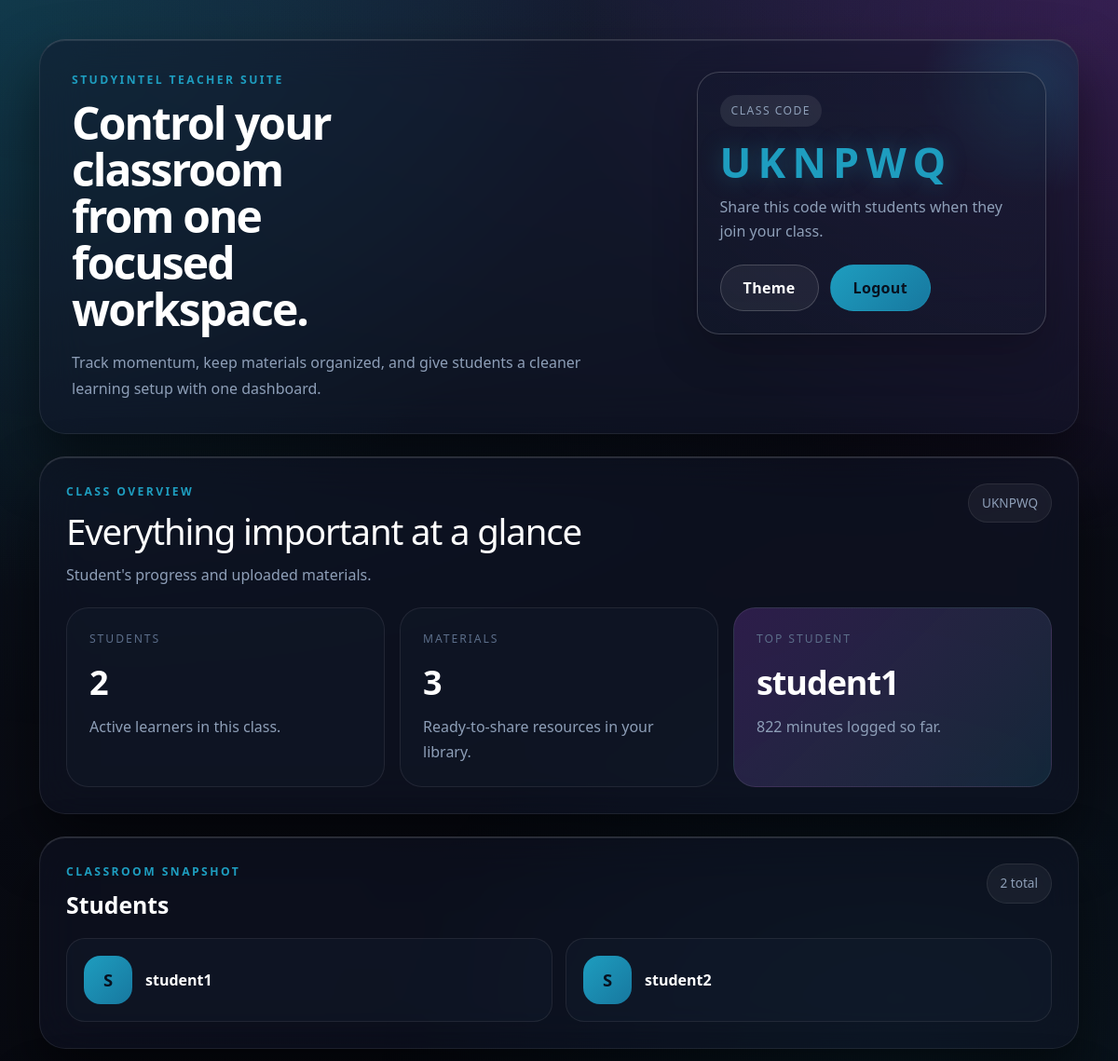
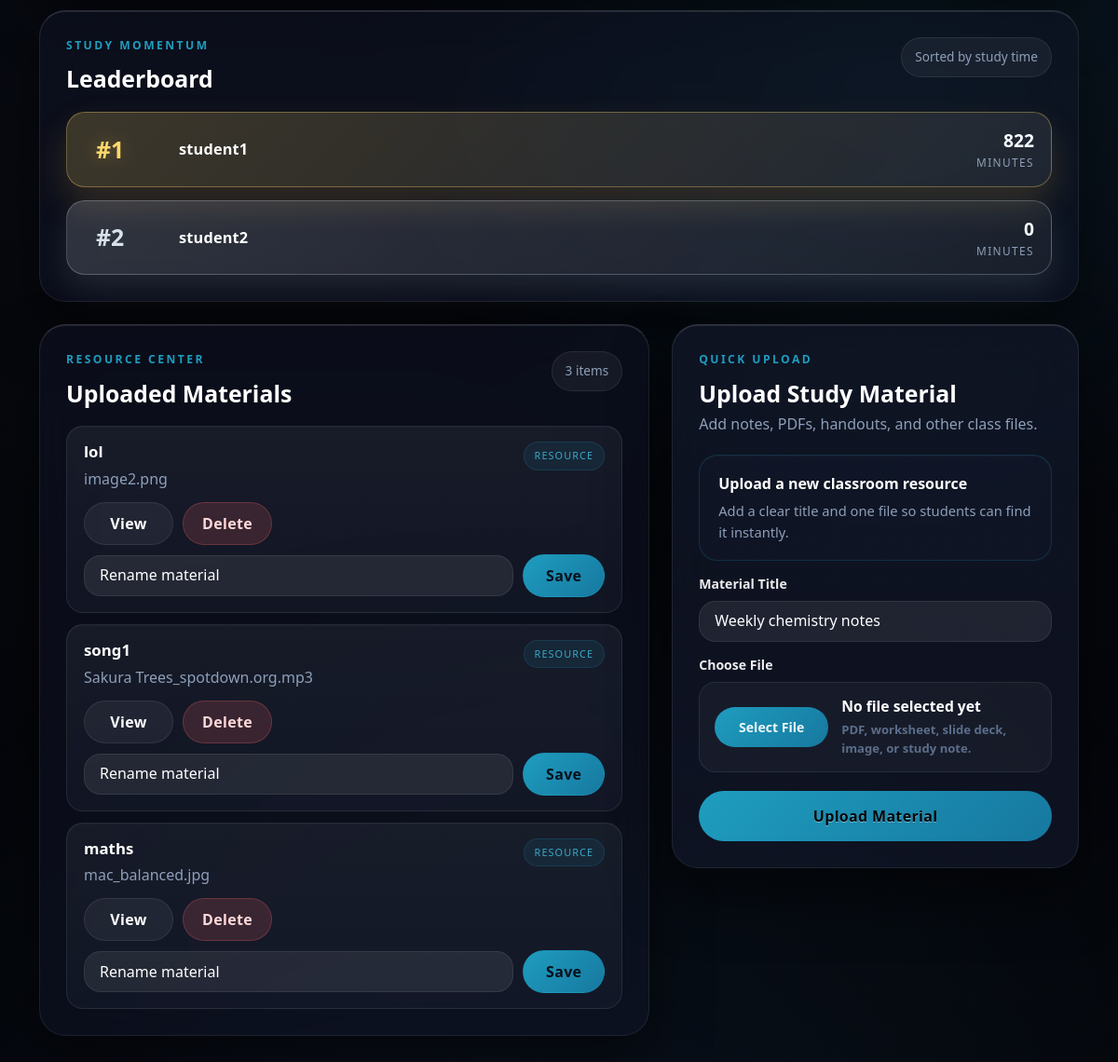
The app's page /teacher_dashboard (signed in) with its own data (2 pictures, top to bottom).
### tables this page shows
CREATE TABLE users(
        id INTEGER PRIMARY KEY AUTOINCREMENT,
        username TEXT,
        password TEXT,
        role TEXT,
        class_code TEXT
    );

CREATE TABLE materials (
        id INTEGER PRIMARY KEY AUTOINCREMENT,
        title TEXT,
        filename TEXT,
        class_code TEXT,
        uploaded_at DATETIME
    );

### app.py (the view)
@app.route("/teacher_dashboard")
def teacher_dashboard():
    if "role" not in session or session["role"] != "teacher":
        return redirect("/login")
    conn = get_db()
    students = conn.execute(
        """
        SELECT id, username
        FROM users
        WHERE class_code=? AND role='student'
        """,
        (session["class_code"],),
    ).fetchall()
    leaderboard = conn.execute(
        """
        SELECT users.username,
        COALESCE(SUM(study_sessions.minutes),0) as total

        FROM users
        LEFT JOIN study_sessions
        ON users.id = study_sessions.user_id

        WHERE users.class_code=? AND users.role='student'

        GROUP BY users.id
        ORDER BY total DESC
        """,
        (session["class_code"],),
    ).fetchall()
    materials = conn.execute(
        "SELECT * FROM materials WHERE class_code=? ORDER BY id DESC",
        (session["class_code"],)
        ).fetchall()
    total_minutes = sum((entry["total"] or 0) for entry in leaderboard)
    top_student = leaderboard[0] if leaderboard else None
    return render_template(
        "teacher_dashboard.html",
        students=students,
        leaderboard=leaderboard,
        materials=materials,
        total_students=len(students),
        total_materials=len(materials),
        total_minutes=total_minutes,
        top_student=top_student,
    )

### app.py (called while the page is built)
def get_db():
    conn = sqlite3.connect("users.db")
    conn.row_factory = sqlite3.Row
    return conn

### templates/teacher_dashboard.html (shortened to what this page needs)
<!doctype html>
<html>
  <head>
    <link
      href="https://cdn.jsdelivr.net/npm/bootstrap@5.3.0/dist/css/bootstrap.min.css"
      rel="stylesheet"
    />
    <link
      rel="stylesheet"
      href="{{ url_for('static', filename='style.css') }}"
    />
    <link
      rel="stylesheet"
      href="{{ url_for('static', filename='dashboard.css') }}"
    />
  </head>
  <body class="teacher-dashboard-page">
    <main class="container teacher-shell">
      <section class="glass teacher-topbar">
        <div class="teacher-branding">
          <p class="teacher-kicker">StudyIntel Teacher Suite</p>
          <h1 class="teacher-title">Control your classroom from one focused workspace.</h1>
          <p class="teacher-description">
            Track momentum, keep materials organized, and give students a cleaner learning setup with one dashboard.
          </p>
        </div>
        <div class="teacher-topbar-panel">
          <span class="teacher-chip">Class Code</span>
          <strong class="teacher-class-code">{{ session["class_code"] }}</strong>
          <p class="teacher-panel-note">Share this code with students when they join your class.</p>
          <div class="teacher-topbar-actions">
            <button type="button" class="btn teacher-secondary-btn" onclick="openThemeModal()">Theme</button>
            <a href="/logout" class="btn teacher-primary-btn">Logout</a>
          </div>
        </div>
      </section>
      <section class="glass teacher-overview">
        <div class="teacher-overview-head">
          <div class="teacher-overview-copy">
            <p class="teacher-section-kicker">Class Overview</p>
            <h2>Everything important at a glance</h2>
            <p class="teacher-overview-note">Student's progress and uploaded materials.</p>
          </div>
          <span class="teacher-inline-stat">{{ session["class_code"] }}</span>
        </div>
        <div class="teacher-overview-grid">
          <article class="teacher-metric-card">
            <span class="teacher-metric-label">Students</span>
            <strong class="teacher-metric-value">{{ total_students }}</strong>
            <p class="teacher-metric-note">Active learners in this class.</p>
          </article>
          <article class="teacher-metric-card">
            <span class="teacher-metric-label">Materials</span>
            <strong class="teacher-metric-value">{{ total_materials }}</strong>
            <p class="teacher-metric-note">Ready-to-share resources in your library.</p>
          </article>
          <article class="teacher-metric-card teacher-metric-highlight">
            <span class="teacher-metric-label">Top Student</span>
            <strong class="teacher-metric-value">
              {% if top_student %}
              {{ top_student.username }}
              {% else %}
              No activity yet
              {% endif %}
            </strong>
            <p class="teacher-metric-note">
              {% if top_student %}
              {{ top_student.total }} minutes logged so far.
              {% else %}
              This spot updates as soon as students start studying.
              {% endif %}
            </p>
          </article>
        </div>
      </section>
      <section class="teacher-grid">
        <div class="teacher-main-column">
          <section class="glass teacher-section">
            <div class="teacher-section-head">
              <div>
                <p class="teacher-section-kicker">Classroom Snapshot</p>
                <h2>Students</h2>
              </div>
              <span class="teacher-inline-stat">{{ total_students }} total</span>
            </div>
            {% if students %}
            <div class="teacher-student-grid">
              {% for s in students %}
              <article class="teacher-student-card">
                <div class="teacher-student-avatar">{{ s.username[0]|upper }}</div>
                <div>
                  <strong>{{ s.username }}</strong>
                </div>
              </article>
              {% endfor %}
            </div>
            {% else %}
            <div class="teacher-empty-state">
              No students have joined this class yet.
            </div>
            {% endif %}
          </section>
          <section class="glass teacher-section">
            <div class="teacher-section-head">
              <div>
                <p class="teacher-section-kicker">Study Momentum</p>
                <h2>Leaderboard</h2>
              </div>
              <span class="teacher-inline-stat">Sorted by study time</span>
            </div>
            {% if leaderboard %}
            <div class="leaderboard-list teacher-leaderboard-list">
              {% for user in leaderboard %}
              <div
                class="leaderboard-card {% if loop.index == 1 %}leaderboard-card-gold{% elif loop.index == 2 %}leaderboard-card-silver{% elif loop.index == 3 %}leaderboard-card-bronze{% endif %}"
              >
                <div class="leaderboard-rank-wrap">
                  <div class="leaderboard-rank">
                    {% if loop.index == 1 %}
                    #1
                    {% elif loop.index == 2 %}
                    #2
                    {% elif loop.index == 3 %}
                    #3
                    {% else %}
                    #{{ loop.index }}
                    {% endif %}
                  </div>
                </div>
                <div class="leaderboard-name-wrap">
                  <div class="leaderboard-name">{{ user.username }}</div>
                </div>
                <div class="leaderboard-minutes-wrap">
                  <div class="leaderboard-minutes">{{ user.total }}</div>
                  <div class="leaderboard-minutes-label">minutes</div>
                </div>
              </div>
              {% endfor %}
            </div>
            {% else %}
            <div class="teacher-empty-state">
              Leaderboard data will appear once students log study sessions.
            </div>
            {% endif %}
          </section>
          <section class="teacher-bottom-row">
            <section class="glass teacher-section teacher-library-card">
              <div class="teacher-section-head">
                <div>
                  <p class="teacher-section-kicker">Resource Center</p>
                  <h2>Uploaded Materials</h2>
                </div>
                <span class="teacher-inline-stat">{{ total_materials }} items</span>
              </div>
              {% if materials %}
              <div class="teacher-material-stack">
                {% for m in materials %}
                <article class="teacher-material-card">
                  <div class="teacher-material-header">
                    <div class="teacher-material-copy">
                      <strong class="teacher-material-title">{{ m.title }}</strong>
                      <p class="teacher-material-meta">{{ m.filename }}</p>
                    </div>
                    <span class="teacher-material-badge">Resource</span>
                  </div>
                  <div class="teacher-material-actions">
                    <a href="/view_material/{{ m.id }}" class="btn teacher-action-btn">View</a>
                    <a href="/delete_material/{{ m.id }}" class="btn teacher-action-btn teacher-delete-btn">Delete</a>
                  </div>
                  <form action="/edit_material/{{ m.id }}" method="POST" class="teacher-edit-form">
                    <input
                      type="text"
                      name="title"
                      placeholder="Rename material"
                      required
                      class="teacher-edit-input"
                    />
                    <button class="btn teacher-save-btn" type="submit">Save</button>
                  </form>
                </article>
                {% endfor %}
              </div>
              {% else %}
              <div class="teacher-empty-state">
                Your material library is empty. Upload the first resource to get started.
              </div>
              {% endif %}
            </section>
            <section class="glass teacher-section teacher-upload-card">
              <div class="teacher-section-head teacher-section-head-stack">
                <div>
                  <p class="teacher-section-kicker">Quick Upload</p>
                  <h2>Upload Study Material</h2>
                </div>
                <p class="teacher-upload-note">
                  Add notes, PDFs, handouts, and other class files.
                </p>
              </div>
              <form
                action="/upload_material"
                method="POST"
                enctype="multipart/form-data"
                class="teacher-upload-form"
              >
                <div class="teacher-upload-banner">
                  <strong>Upload a new classroom resource</strong>
                  <p>Add a clear title and one file so students can find it instantly.</p>
                </div>
                <label class="teacher-field">
                  <span>Material Title</span>
                  <input type="text" name="title" placeholder="Weekly chemistry notes" required />
                </label>
                <label class="teacher-field teacher-file-field">
                  <span>Choose File</span>
                  <span class="teacher-file-shell">
                    <span class="teacher-file-pill">Select File</span>
                    <span class="teacher-file-copy">
                      <strong id="teacher-file-name">No file selected yet</strong>
                      <small>PDF, worksheet, slide deck, image, or study note.</small>
                    </span>
                  </span>
                </label>
                <button class="btn btn-primary w-100 teacher-upload-btn" type="submit">Upload Material</button>
              </form>
            </section>
          </section>
        </div>
      </section>
    </main>
  </body>
</html>

### records on screen
users: username "student1", username "S", shows "#1", total "822"
users: username "S", username "student2", shows "#2", total "0"
materials: title "lol", filename "image2.png"
materials: title "song1", filename "Sakura Trees_spotdown.org.mp3"
materials: title "maths", filename "mac_balanced.jpg"

### other values on screen
{{ session["class_code"] }} "UKNPWQ"
{{ total_students }} "2"
{{ total_materials }} "3"
{{ top_student.total }} "822"
